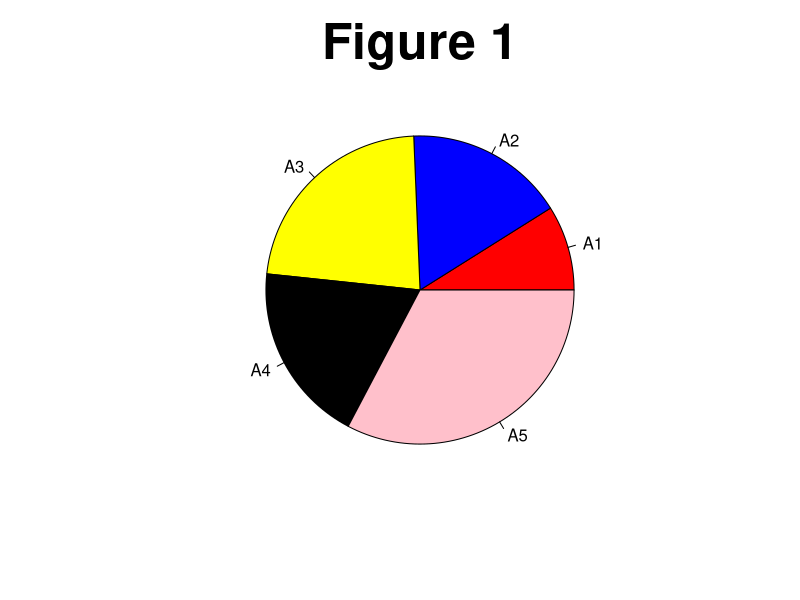
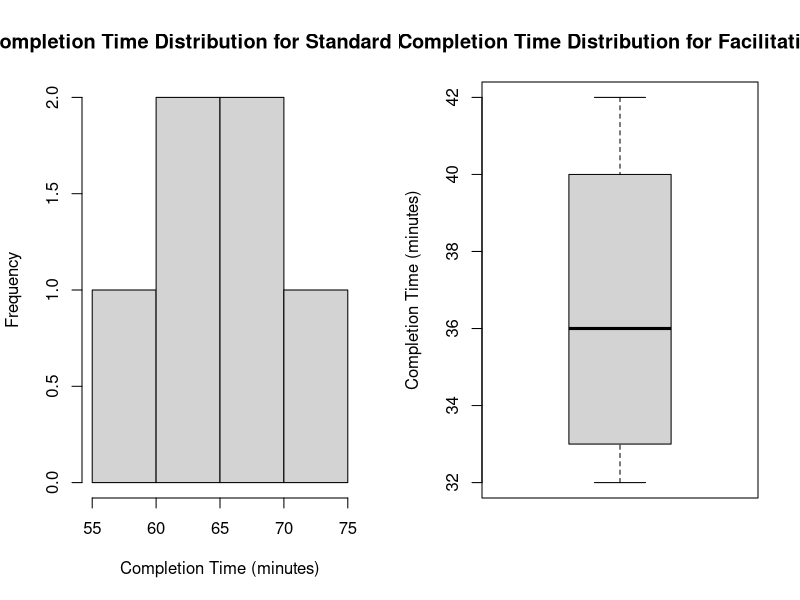

The R source for these figures, in order:
# Q1
## a
X <- matrix(3:6, nrow = 2)
Y <- matrix(rep(5, 4), nrow = 2)

### i
X
Y

### ii
X + Y
X * Y

### iii
solve(X)

### iv
det(X)
det(Y)

## b
set.seed(100)
samples <- rpois(2000, 10)
samples[1:100]

## c
mean_calories <- 225
variance <- 100

set.seed(133)
sim_data <- rnorm(3000, mean_calories, sqrt(100))

# Q2
## a
AA <- c(24, 45, 61, 51, 88)
labs <- c("A1", "A2", "A3", "A4", "A5")
col <- c("red", "blue", "yellow", "black", "pink")
pie(AA, labels = labs, col = col, main = "Figure 1", cex.main = 3, cex.lab = 2)

## b
### i
data1 <- list(stand.proc = c(61, 68, 69, 74, 58, 63), faci.tools = c(32, 42, 40, 34, 38, 33))
dat <- data.frame(data1)
dat

### ii
str(dat)
par(mfcol = c(1, 2))
title <- "The Completion Time Distribution for Standard Procedure"
label <- "Completion Time (minutes)"
hist(dat$stand.proc, ylim = c(0, 2), main = title, xlab = label, yaxt = "n")
axis(2, at = seq(0, 2, 0.5))

title <- "The Completion Time Distribution for Facilitation Tools"
boxplot(dat$faci.tools, main = title, ylab = label)

### iii
Mean <- apply(dat, 2, mean)
Stand.Dev <- apply(dat, 2, sd)
Median <- apply(dat, 2, median)
sptf <- cbind(Mean, Stand.Dev, Median)
sptf

# Q3
## a
t.test(dat$faci.tools, mu = 34, conf.int = 0.95, alternative = "greater")

## b
# ~ Since the p-value is 0.5 > than alpha (0.05), we fail to reject null hypothesis.

## c
# ~ Yes. Since we fail to reject null hypothesis, we can conclude that the mean time of completion using facilitation tools is more than 34 minutes.

# Q4
## a
summary <- function(x) {
    list(
        a = apply(x, 2, mean),
        b = sqrt(apply(x, 2, sd))
    )
}

## b
### i
b1 <- function(n, xbar, ybar) {
    xt <- 1:n - xbar
    yt <- 1:n - ybar
    top <- sum(xt * yt)
    bot <- sqrt(sum(xt))
    r <- top / bot
    r
}

### ii
b0 <- function(b1, xbar, ybar) {
    ybar - b1 * xbar
}